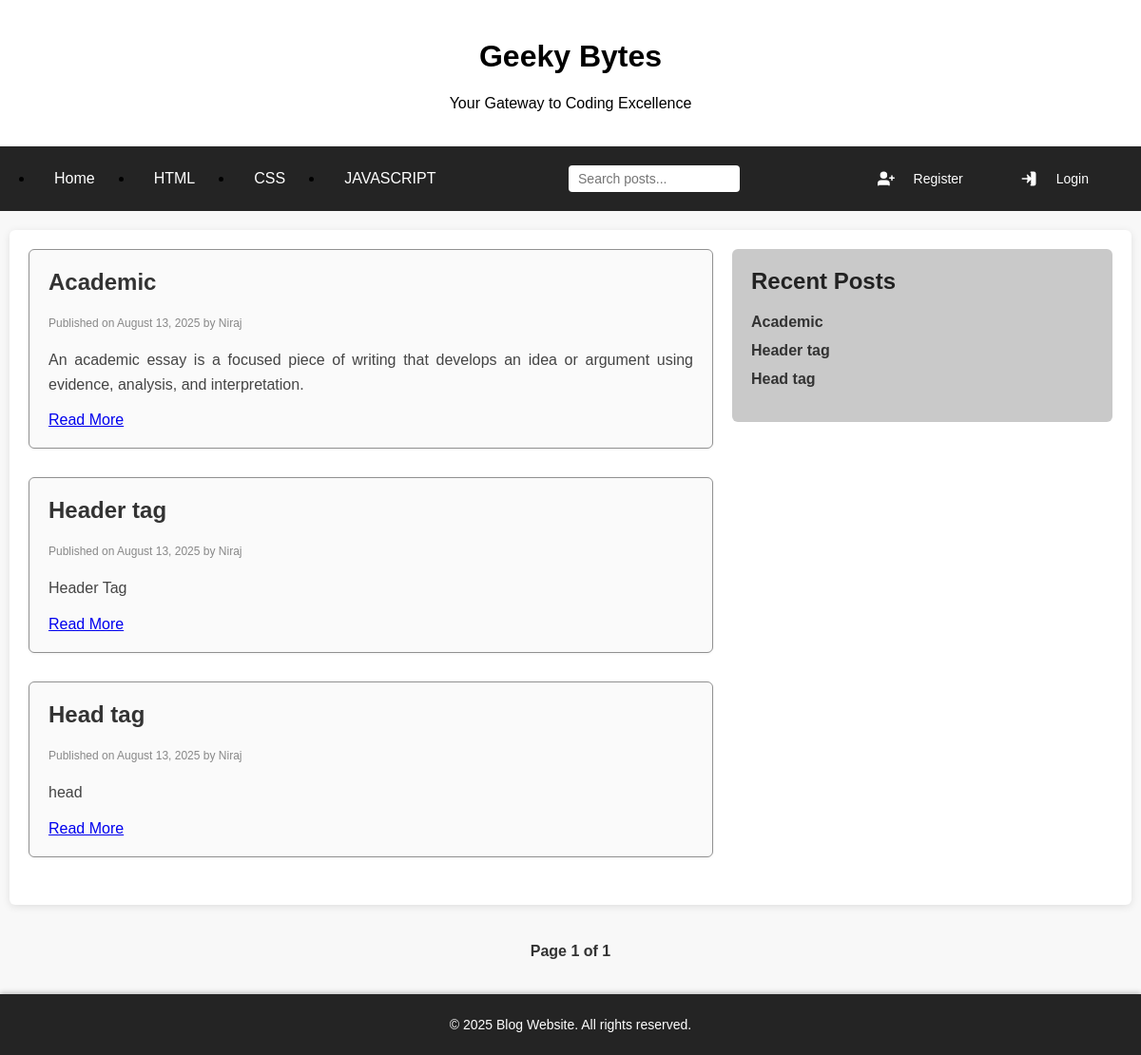
The app's page /category/html/ with its own data.
### app/models.py (models this page shows, shortened)
class Category(models.Model):
    category_title=models.CharField(max_length=100)
    created_at=models.DateTimeField(auto_now_add=True)
    updated_at=models.DateTimeField(auto_now=True)
    slug = models.SlugField(unique=True, blank=True)
    def __str__(self):
        return self.category_title

class Blog(models.Model):
    STATUS_CHOICES = [
        ('draft', 'Draft'),
        ('published', 'Published'),
    ]
    category=models.ForeignKey(Category,on_delete=models.CASCADE)
    author=models.ForeignKey(User,on_delete=models.CASCADE)
    slug=models.SlugField(unique=True, blank=True)
    blog_title=models.CharField(max_length=100)
    blog_short_description=models.TextField(max_length=700)
    blog_description=models.TextField(max_length=2000)
    status = models.CharField(max_length=10, choices=STATUS_CHOICES, default='draft')
    created_at=models.DateTimeField(auto_now_add=True)
    updated_at=models.DateTimeField(auto_now=True)
    is_published=models.BooleanField(default=False)
    image=models.ImageField(upload_to='blog_images/',blank=True,null=True)

### app/views.py (the view)
# urls.py: path('category/<slug:slug>/',views.category_detail, name='category_detail'),
def category_detail(request,slug):
    category_obj=get_object_or_404(Category,slug=slug)
    blogs=Blog.objects.filter(category=category_obj,is_published=True)
    categories=Category.objects.all()
    paginator=Paginator(blogs,4)
    page_number=request.GET.get('page')
    page_obj=paginator.get_page(page_number)
    return render(request,'category_detail.html',{'category':categories,'blog':blogs,'category_obj':category_obj,'page_obj': page_obj,})

### template/category_detail.html (shortened to what this page needs)
{%extends 'includes/base.html' %}
{%block content%}
  <div class="container">
    <main>
      {%if blog%}
      {%for i in blog%}
      <article>
        <h2>{{ i.blog_title|capfirst }}</h2>
        <p class="post-meta">
          Published on {{ i.created_at|date:"F d, Y" }} by {{ i.author.username|capfirst }}
        </p>
        <p class="content-preview">{{ i.blog_short_description }}</p>
        <a href="{%url 'blog_detail' i.slug%}" class="read-more">Read More</a>
      </article>
      {%endfor%}
      {%endif%}
    </main>
    {%if blog%}
    <aside>
      <h2>Recent Posts</h2>
      <ul>
        {%for i in blog|slice:":5" %}
        <li><a href="{%url 'blog_detail' i.slug %}">{{i.blog_title|capfirst}}</a></li>
        {%endfor%}
        {%endif%}
      </ul>
    </aside>
  </div>
  <div style="text-align: center; margin-top: 40px;">
  <div class="pagination">
    <span style="margin: 0 10px;">Page {{ page_obj.number }} of {{ page_obj.paginator.num_pages }}</span>
  </div>
</div>
{%endblock%}

### template/includes/base.html (shortened to what this page needs)
<!DOCTYPE html>
<html lang="en">
<head>
</head>
<body>
{% if request.resolver_match.url_name != 'add_post' and request.resolver_match.url_name != 'blog_detail' %}
  <header>
   <h1>Geeky Bytes</h1>
    <p>Your Gateway to Coding Excellence</p>
  </header>
  <nav>
    <div class="nav-links">
      <li><a href="{%url 'home' %}">Home</a></li>
      {%if category%}
        {%for i in category%}
        <li><a href="{%url 'category_detail' i.slug%}">{{i}}</a></li>
        {%endfor%}
        {%endif%}
    </div>
    <div class="search-container">
       <form method="GET" action="{% url 'search' %}">
    <input type="search" name="q" placeholder="Search posts..."aria-label="Search posts" value="{{ request.GET.q|default:'' }}"/>
  </form>
    </div>
    <div class="auth-icons">
  {% if user.is_authenticated %}
    <span style="color: #fff; font-weight: 600; margin-right: 10px;">
      Hello, {{ user.username|capfirst }}
    </span>
    <a href="{% url 'my-post' %}" style="color: #fff; font-weight: 600; padding: 6px 10px; background-color: #007bff; border-radius: 4px; text-decoration: none;">
  My Posts
</a>
    <a href="{%url 'add_post' %}" style="color: #fff; font-weight: 600; padding: 6px 10px; background-color: #28a745; border-radius: 4px; text-decoration: none;">
    + Add Post
  </a>
    <form method="POST" action="{% url 'logout' %}" style="display: inline;">
      {% csrf_token %}
      <button type="submit" title="Logout" aria-label="Logout" style="background:none; border:none; color:#fff; cursor:pointer; display:flex; align-items:center; gap:5px; font-weight:600; font-size:14px; padding:6px 10px; border-radius:4px; transition:background-color 0.3s;">
        <svg xmlns="http://www.w3.org/2000/svg" viewBox="0 0 24 24" fill="none" stroke="currentColor"
          stroke-width="2" stroke-linecap="round" stroke-linejoin="round" class="feather feather-log-out" width="18" height="18">
          <path d="M9 21H5a2 2 0 0 1-2-2V5a2 2 0 0 1 2-2h4" />
          <polyline points="16 17 21 12 16 7" />
          <line x1="21" y1="12" x2="9" y2="12" />
        </svg>
        Logout
      </button>
    </form>
  {% else %}
    <button title="Register" aria-label="Register">
      <a href="{% url 'register' %}">Register</a>
    </button>
    <button title="Login" aria-label="Login">
      <a href="{% url 'login' %}">Login</a>
    </button>
  {% endif %}
</div>
  </nav>
  {%endif%}
{%block content%}
{%endblock%}
 <footer>
    <p>© 2025  Blog Website. All rights reserved.</p>
  </footer>
</body>
</html>

### template/includes/base.html (style rules this page uses)
body { font-family: Arial, sans-serif; margin: 0; padding: 0; background-color: #f8f8f8; }
header { background-color: #ffffff; color: #000000; text-align: center; padding: 20px 0; box-shadow: 0 2px 5px rgba(0, 0, 0, 0.1); }
nav { background-color: #242424; padding: 10px 20px; display: flex; align-items: center; justify-content: space-between; flex-wrap: wrap; }
nav .nav-links { display: flex; align-items: center; flex-wrap: wrap; }
nav a { color: #fff; text-decoration: none; padding: 10px 15px; margin-right: 10px; display: inline-block; font-weight: 500; transition: background-color 0.3s; border-radius: 4px; }
nav .search-container { position: relative; margin-right: 20px; }
nav input[type="search"] { padding: 6px 10px; border-radius: 4px; border: none; outline: none; font-size: 14px; width: 180px; transition: width 0.3s ease-in-out; }
nav .auth-icons { display: flex; align-items: center; gap: 15px; }
nav .auth-icons button { background: none; border: none; color: #fff; cursor: pointer; display: flex; align-items: center; gap: 5px; font-weight: 600; font-size: 14px; padding: 6px 10px; border-radius: 4px; transition: background-color 0.3s; }
nav .auth-icons svg { width: 18px; height: 18px; fill: #fff; }
.container { display: flex; justify-content: space-between; max-width: 95%; margin: 20px auto; padding: 20px; background-color: #fff; box-shadow: 0 2px 8px rgba(0, 0, 0, 0.1); border-radius: 6px; min-height: 600px; }
main { flex: 2; margin-right: 20px; }
article { margin-bottom: 30px; padding: 20px; border: 1px solid rgb(145, 145, 145); border-radius: 6px; background-color: #fafafa; box-shadow: 0 1px 3px rgba(0, 0, 0, 0.05); }
article h2 { margin-top: 0; color: #333; }
article p.post-meta { font-size: 12px; color: #888; margin-bottom: 15px; }
article p { text-align: justify; line-height: 1.6; color: #444; }
aside { flex: 1; background-color: #c9c9c9; padding: 20px; border-radius: 6px; height: fit-content; }
aside h2 { margin-top: 0; color: #222; }
aside ul { list-style-type: none; padding-left: 0; }
aside ul li { margin-bottom: 12px; }
aside ul li a { color: #333; text-decoration: none; font-weight: 600; }
footer { background-color: #242424; color: #fff; text-align: center; position: fixed; bottom: 0; width: 100%; padding: 10px 0; font-size: 14px; box-shadow: 0 -2px 5px rgba(0, 0, 0, 0.2); }
article .content-preview { display: -webkit-box; -webkit-line-clamp: 4; -webkit-box-orient: vertical; overflow: hidden; text-overflow: ellipsis; max-height: 6.4em; }

### template/category_detail.html (style rules this page uses)
.pagination { margin-bottom: 100px; z-index: 10; position: relative; }
.pagination span { font-weight: 600; color: #333; }

### records on screen
Category: category_title "HTML"
Category: category_title "CSS"
Category: category_title "JAVASCRIPT"
Blog: blog_title "Academic", created_at "August 13, 2025", author.username "Niraj", blog_short_description "An academic essay is a focused piece of writing that develops an idea or argument using evidence, analysis, and interpretation."
Blog: blog_title "Header tag", created_at "August 13, 2025", author.username "Niraj", blog_short_description "Header Tag"
Blog: blog_title "Head tag", created_at "August 13, 2025", author.username "Niraj", blog_short_description "head"

### other values on screen
{{ page_obj.number }} "1"
{{ page_obj.paginator.num_pages }} "1"
